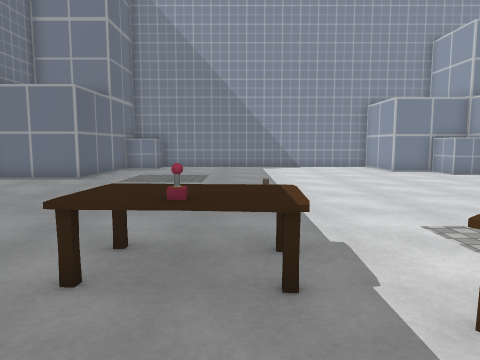
View 1 (above)

17 first-person views from a walk through a scene from a Unity 3-D project. The camera is 1.2 m above the floor, tilts 6° down and sees 70° across. The floor is counted in squares, 1 m on a side. Each view is taken from the middle of a square. On the plan, view 1 faces up. The plan holds only what a view shows up to about 14 squares ahead; the rest is blank. The player character is not drawn. Some surface patterns are stand-ins.

View 2
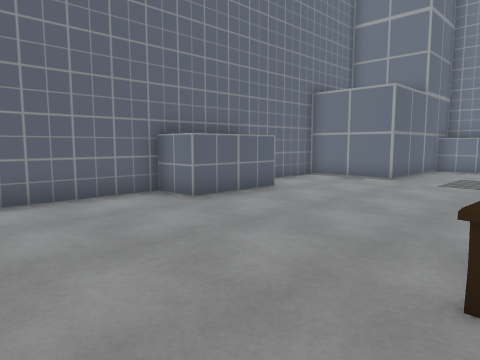

View 3
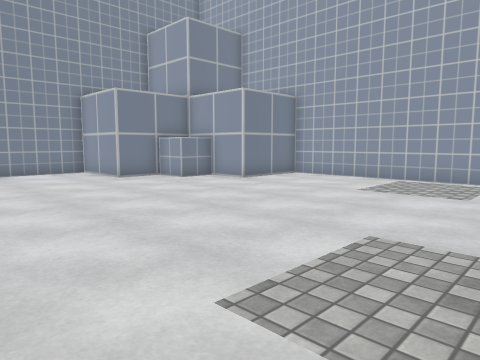

View 4
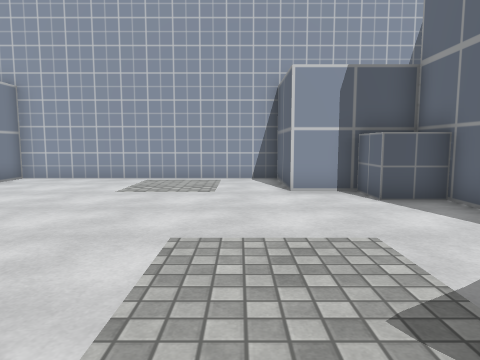

View 5
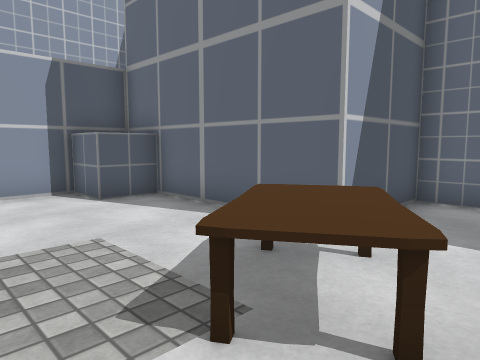

View 6
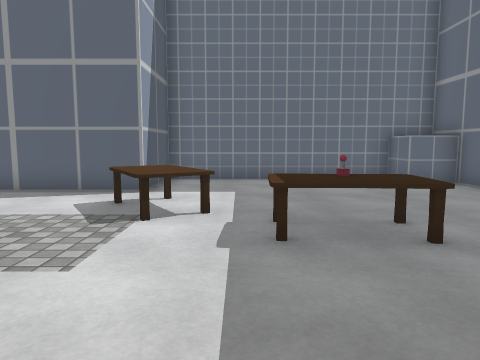

View 7
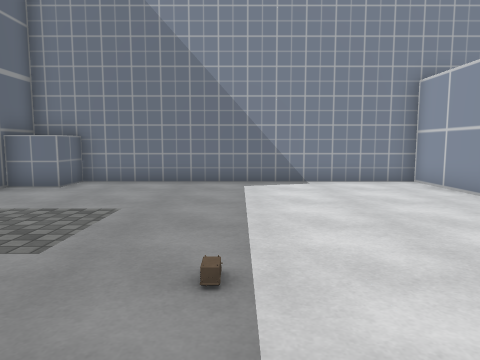

View 8
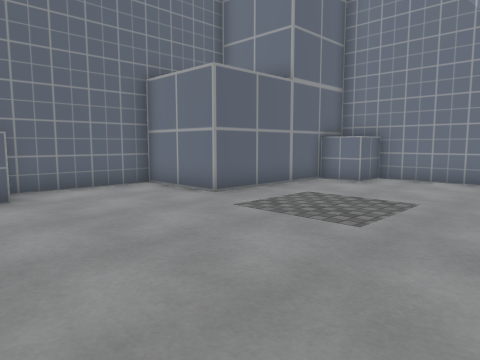

View 9
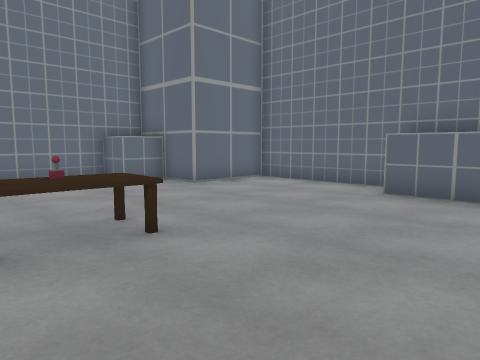

View 10
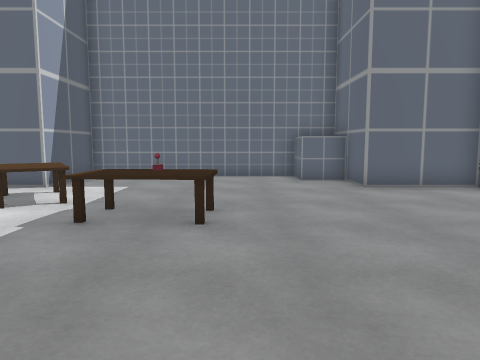

View 11
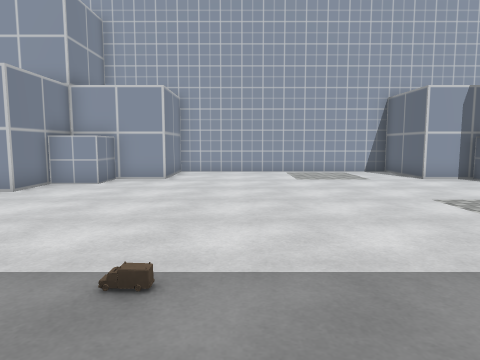

View 12
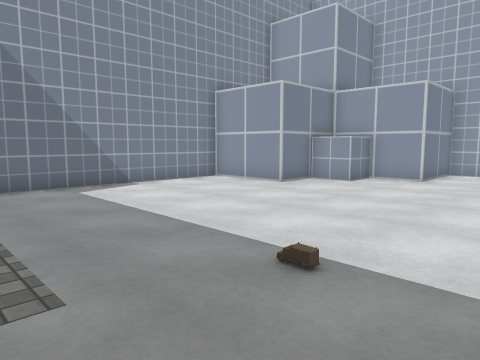

View 13
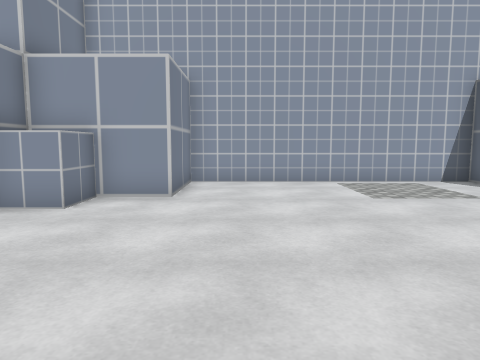

View 14
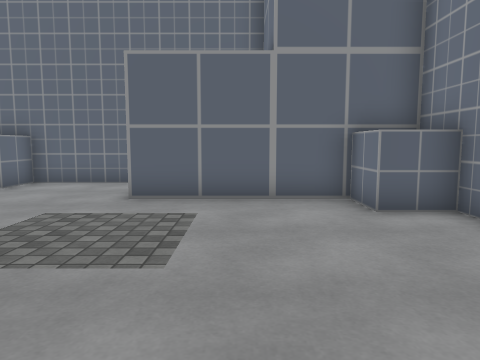

View 15
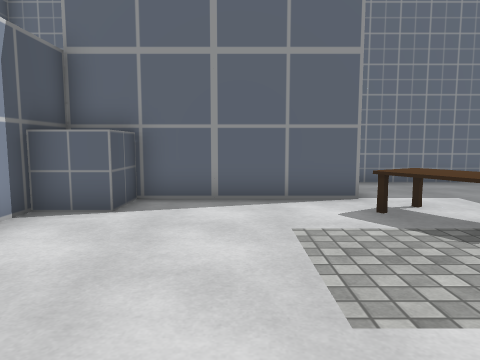

View 16
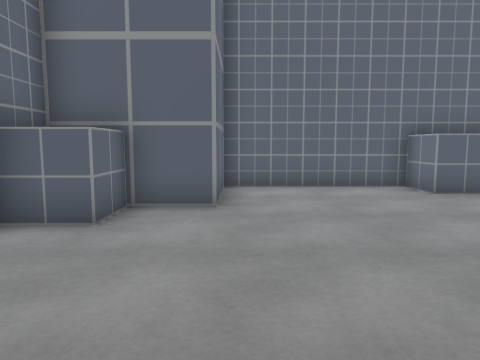

View 17
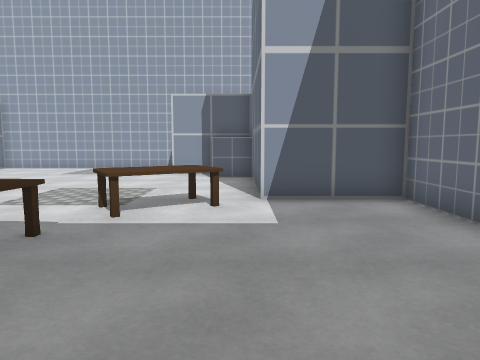

### Floor plan
Points are (right, up) in squares from view 1. A wall is a line through its corners. A room is listed if a view was taken in it or the views show most of it. See-through windows are left out.
Room 1 (views 1, 2, 3, 4, 5, 6, 7, 8, 9, 10, 11, 12, 13, 14, 15, 16, 17)
walls: (-8.6, 4.6) (-8.6, -0.5) (-5.4, -0.5) (-5.4, -3.6); (-3.5, -3.6) (3.4, -3.6) (3.4, -0.5) (9.7, -0.5) (9.7, 2.7) (12.9, 2.7) (12.9, 11.6) (9.7, 11.6) (9.7, 14.7) (6.6, 14.7) (6.6, 17.9) (-5.4, 17.9) (-5.4, 11.6) (-8.6, 11.6) (-8.6, 7.4)
objects: other object (-9, 5) to (-7, 6); other object (-9, 7) to (-7, 7); other object (-5, -4) to (-4, -2); other object (-5, 17) to (-4, 17); table (-1, 3) to (0, 4); table (2, 0) to (4, 3); other object (8, 0) to (9, 1); other object (8, 13) to (9, 14)

Positions as (right, up) in squares from view 1, and headings:
1: (0, 0), facing up
2: (-1, 0), facing up-left
3: (1, 3), facing up-right
4: (1, 4), facing right
5: (1, 4), facing down-right
6: (1, 8), facing down
7: (1, 7), facing up
8: (1, 6), facing up-left
9: (1, 8), facing down-left
10: (-2, 9), facing down
11: (-2, 9), facing right
12: (-2, 8), facing up-right
13: (2, 10), facing right
14: (2, 14), facing left
15: (6, 7), facing down
16: (1, 0), facing left
17: (-4, 0), facing right
